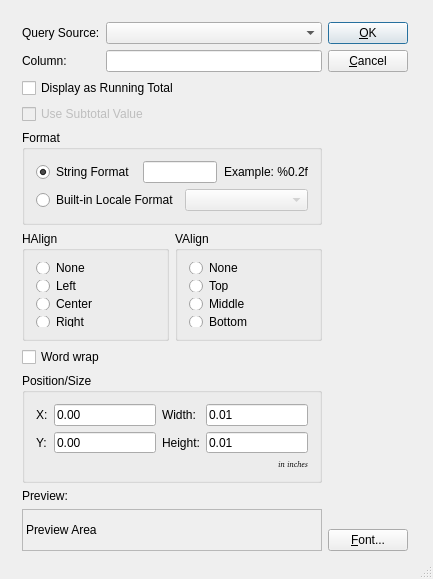
<ui version="4.0" >
 <comment> * OpenRPT report writer and rendering engine
 * Copyright (C) 2001-2010 by OpenMFG, LLC
 *
 * This library is free software; you can redistribute it and/or
 * modify it under the terms of the GNU Lesser General Public
 * License as published by the Free Software Foundation; either
 * version 2.1 of the License, or (at your option) any later version.
 *
 * This library is distributed in the hope that it will be useful,
 * but WITHOUT ANY WARRANTY; without even the implied warranty of
 * MERCHANTABILITY or FITNESS FOR A PARTICULAR PURPOSE. See the GNU
 * Lesser General Public License for more details.
 *
 * You should have received a copy of the GNU Lesser General Public
 * License along with this library; if not, write to the Free Software
 * Foundation, Inc., 59 Temple Place, Suite 330, Boston, MA 02111-1307 USA
 * Please contact info@openmfg.com with any questions on this license.</comment>
 <class>FieldEditor</class>
 <widget class="QDialog" name="FieldEditor" >
  <property name="geometry" >
   <rect>
    <x>0</x>
    <y>0</y>
    <width>433</width>
    <height>579</height>
   </rect>
  </property>
  <property name="sizePolicy" >
   <sizepolicy vsizetype="Minimum" hsizetype="Minimum" >
    <horstretch>0</horstretch>
    <verstretch>0</verstretch>
   </sizepolicy>
  </property>
  <property name="windowTitle" >
   <string>Properties (Field)</string>
  </property>
  <property name="sizeGripEnabled" >
   <bool>true</bool>
  </property>
  <widget class="QWidget" name="" >
   <property name="geometry" >
    <rect>
     <x>11</x>
     <y>11</y>
     <width>408</width>
     <height>551</height>
    </rect>
   </property>
   <layout class="QHBoxLayout" >
    <item>
     <layout class="QVBoxLayout" >
      <property name="spacing" >
       <number>6</number>
      </property>
      <property name="leftMargin" >
       <number>0</number>
      </property>
      <property name="topMargin" >
       <number>0</number>
      </property>
      <property name="rightMargin" >
       <number>0</number>
      </property>
      <property name="bottomMargin" >
       <number>0</number>
      </property>
      <item>
       <layout class="QGridLayout" >
        <property name="leftMargin" >
         <number>0</number>
        </property>
        <property name="topMargin" >
         <number>0</number>
        </property>
        <property name="rightMargin" >
         <number>0</number>
        </property>
        <property name="bottomMargin" >
         <number>0</number>
        </property>
        <property name="horizontalSpacing" >
         <number>6</number>
        </property>
        <property name="verticalSpacing" >
         <number>6</number>
        </property>
        <item row="1" column="1" >
         <widget class="QLineEdit" name="tbColumn" />
        </item>
        <item row="0" column="0" >
         <widget class="QLabel" name="TextLabel1_3" >
          <property name="text" >
           <string>Query Source:</string>
          </property>
         </widget>
        </item>
        <item row="1" column="0" >
         <widget class="QLabel" name="TextLabel1" >
          <property name="sizePolicy" >
           <sizepolicy vsizetype="Minimum" hsizetype="Preferred" >
            <horstretch>0</horstretch>
            <verstretch>0</verstretch>
           </sizepolicy>
          </property>
          <property name="text" >
           <string>Column:</string>
          </property>
         </widget>
        </item>
        <item row="0" column="1" >
         <widget class="QueryComboBox" name="cbQuery" />
        </item>
       </layout>
      </item>
      <item>
       <widget class="QCheckBox" name="_cbRTotal" >
        <property name="text" >
         <string>Display as Running Total</string>
        </property>
       </widget>
      </item>
      <item>
       <widget class="QCheckBox" name="_cbSubTotal" >
        <property name="enabled" >
         <bool>false</bool>
        </property>
        <property name="text" >
         <string>Use Subtotal Value</string>
        </property>
       </widget>
      </item>
      <item>
       <widget class="QGroupBox" name="_gbFormat" >
        <property name="title" >
         <string>Format</string>
        </property>
        <layout class="QVBoxLayout" >
         <property name="spacing" >
          <number>6</number>
         </property>
         <property name="leftMargin" >
          <number>11</number>
         </property>
         <property name="topMargin" >
          <number>11</number>
         </property>
         <property name="rightMargin" >
          <number>11</number>
         </property>
         <property name="bottomMargin" >
          <number>11</number>
         </property>
         <item>
          <layout class="QHBoxLayout" >
           <property name="spacing" >
            <number>6</number>
           </property>
           <property name="leftMargin" >
            <number>0</number>
           </property>
           <property name="topMargin" >
            <number>0</number>
           </property>
           <property name="rightMargin" >
            <number>0</number>
           </property>
           <property name="bottomMargin" >
            <number>0</number>
           </property>
           <item>
            <widget class="QRadioButton" name="_rbStringFormat" >
             <property name="text" >
              <string>String Format </string>
             </property>
             <property name="checked" >
              <bool>true</bool>
             </property>
            </widget>
           </item>
           <item>
            <widget class="QLineEdit" name="_leRTotalFormat" />
           </item>
           <item>
            <widget class="QLabel" name="_lblRTotalExample" >
             <property name="sizePolicy" >
              <sizepolicy vsizetype="Preferred" hsizetype="Minimum" >
               <horstretch>0</horstretch>
               <verstretch>0</verstretch>
              </sizepolicy>
             </property>
             <property name="text" >
              <string>Example: %0.2f</string>
             </property>
             <property name="alignment" >
              <set>Qt::AlignRight|Qt::AlignTrailing|Qt::AlignVCenter</set>
             </property>
            </widget>
           </item>
          </layout>
         </item>
         <item>
          <layout class="QHBoxLayout" >
           <property name="spacing" >
            <number>6</number>
           </property>
           <property name="leftMargin" >
            <number>0</number>
           </property>
           <property name="topMargin" >
            <number>0</number>
           </property>
           <property name="rightMargin" >
            <number>0</number>
           </property>
           <property name="bottomMargin" >
            <number>0</number>
           </property>
           <item>
            <widget class="QRadioButton" name="_rbBuiltinFormat" >
             <property name="text" >
              <string>Built-in Locale Format</string>
             </property>
            </widget>
           </item>
           <item>
            <widget class="QComboBox" name="_cbBuiltinFormat" >
             <property name="enabled" >
              <bool>false</bool>
             </property>
             <property name="sizePolicy" >
              <sizepolicy vsizetype="Fixed" hsizetype="MinimumExpanding" >
               <horstretch>0</horstretch>
               <verstretch>0</verstretch>
              </sizepolicy>
             </property>
            </widget>
           </item>
          </layout>
         </item>
        </layout>
       </widget>
      </item>
      <item>
       <layout class="QHBoxLayout" >
        <property name="spacing" >
         <number>6</number>
        </property>
        <property name="leftMargin" >
         <number>0</number>
        </property>
        <property name="topMargin" >
         <number>0</number>
        </property>
        <property name="rightMargin" >
         <number>0</number>
        </property>
        <property name="bottomMargin" >
         <number>0</number>
        </property>
        <item>
         <widget class="QGroupBox" name="bgHAlign" >
          <property name="sizePolicy" >
           <sizepolicy vsizetype="Minimum" hsizetype="Preferred" >
            <horstretch>0</horstretch>
            <verstretch>0</verstretch>
           </sizepolicy>
          </property>
          <property name="title" >
           <string>HAlign</string>
          </property>
          <layout class="QVBoxLayout" >
           <item>
            <widget class="QRadioButton" name="rbHAlignNone" >
             <property name="text" >
              <string>None</string>
             </property>
            </widget>
           </item>
           <item>
            <widget class="QRadioButton" name="rbHAlignLeft" >
             <property name="text" >
              <string>Left</string>
             </property>
            </widget>
           </item>
           <item>
            <widget class="QRadioButton" name="rbHAlignCenter" >
             <property name="text" >
              <string>Center</string>
             </property>
            </widget>
           </item>
           <item>
            <widget class="QRadioButton" name="rbHAlignRight" >
             <property name="text" >
              <string>Right</string>
             </property>
            </widget>
           </item>
          </layout>
         </widget>
        </item>
        <item>
         <widget class="QGroupBox" name="bgVAlign" >
          <property name="sizePolicy" >
           <sizepolicy vsizetype="Minimum" hsizetype="Preferred" >
            <horstretch>0</horstretch>
            <verstretch>0</verstretch>
           </sizepolicy>
          </property>
          <property name="title" >
           <string>VAlign</string>
          </property>
          <layout class="QVBoxLayout" >
           <property name="spacing" >
            <number>6</number>
           </property>
           <property name="leftMargin" >
            <number>11</number>
           </property>
           <property name="topMargin" >
            <number>11</number>
           </property>
           <property name="rightMargin" >
            <number>11</number>
           </property>
           <property name="bottomMargin" >
            <number>11</number>
           </property>
           <item>
            <widget class="QRadioButton" name="rbVAlignNone" >
             <property name="text" >
              <string>None</string>
             </property>
            </widget>
           </item>
           <item>
            <widget class="QRadioButton" name="rbVAlignTop" >
             <property name="text" >
              <string>Top</string>
             </property>
            </widget>
           </item>
           <item>
            <widget class="QRadioButton" name="rbVAlignMiddle" >
             <property name="text" >
              <string>Middle</string>
             </property>
            </widget>
           </item>
           <item>
            <widget class="QRadioButton" name="rbVAlignBottom" >
             <property name="text" >
              <string>Bottom</string>
             </property>
            </widget>
           </item>
          </layout>
         </widget>
        </item>
       </layout>
      </item>
      <item>
       <widget class="QCheckBox" name="_cbWordWrap" >
        <property name="text" >
         <string>Word wrap</string>
        </property>
       </widget>
      </item>
      <item>
       <widget class="QGroupBox" name="GroupBox1" >
        <property name="title" >
         <string>Position/Size</string>
        </property>
        <layout class="QGridLayout" >
         <property name="leftMargin" >
          <number>11</number>
         </property>
         <property name="topMargin" >
          <number>11</number>
         </property>
         <property name="rightMargin" >
          <number>11</number>
         </property>
         <property name="bottomMargin" >
          <number>11</number>
         </property>
         <property name="horizontalSpacing" >
          <number>6</number>
         </property>
         <property name="verticalSpacing" >
          <number>6</number>
         </property>
         <item row="1" column="3" >
          <widget class="QLineEdit" name="leHeight" >
           <property name="text" >
            <string>0.01</string>
           </property>
          </widget>
         </item>
         <item row="0" column="3" >
          <widget class="QLineEdit" name="leWidth" >
           <property name="text" >
            <string>0.01</string>
           </property>
          </widget>
         </item>
         <item row="1" column="0" >
          <widget class="QLabel" name="TextLabel2" >
           <property name="text" >
            <string>Y:</string>
           </property>
          </widget>
         </item>
         <item row="1" column="2" >
          <widget class="QLabel" name="TextLabel4" >
           <property name="text" >
            <string>Height:</string>
           </property>
          </widget>
         </item>
         <item row="0" column="0" >
          <widget class="QLabel" name="TextLabel1_3_2" >
           <property name="text" >
            <string>X:</string>
           </property>
          </widget>
         </item>
         <item row="0" column="2" >
          <widget class="QLabel" name="TextLabel3" >
           <property name="text" >
            <string>Width:</string>
           </property>
          </widget>
         </item>
         <item row="2" column="3" >
          <widget class="QLabel" name="TextLabel5" >
           <property name="font" >
            <font>
             <family>Helvetica [Cronyx]</family>
             <pointsize>6</pointsize>
             <weight>50</weight>
             <italic>true</italic>
             <bold>false</bold>
             <underline>false</underline>
             <strikeout>false</strikeout>
            </font>
           </property>
           <property name="text" >
            <string>in inches</string>
           </property>
           <property name="textFormat" >
            <enum>Qt::AutoText</enum>
           </property>
           <property name="alignment" >
            <set>Qt::AlignRight|Qt::AlignTrailing|Qt::AlignVCenter</set>
           </property>
          </widget>
         </item>
         <item row="1" column="1" >
          <widget class="QLineEdit" name="leYPos" >
           <property name="text" >
            <string>0.00</string>
           </property>
          </widget>
         </item>
         <item row="0" column="1" >
          <widget class="QLineEdit" name="leXPos" >
           <property name="text" >
            <string>0.00</string>
           </property>
          </widget>
         </item>
        </layout>
       </widget>
      </item>
      <item>
       <widget class="QLabel" name="TextLabel1_2" >
        <property name="sizePolicy" >
         <sizepolicy vsizetype="Minimum" hsizetype="Preferred" >
          <horstretch>0</horstretch>
          <verstretch>0</verstretch>
         </sizepolicy>
        </property>
        <property name="text" >
         <string>Preview:</string>
        </property>
       </widget>
      </item>
      <item>
       <widget class="QLabel" name="labelPreview" >
        <property name="sizePolicy" >
         <sizepolicy vsizetype="Expanding" hsizetype="Preferred" >
          <horstretch>0</horstretch>
          <verstretch>0</verstretch>
         </sizepolicy>
        </property>
        <property name="minimumSize" >
         <size>
          <width>0</width>
          <height>42</height>
         </size>
        </property>
        <property name="frameShape" >
         <enum>QFrame::StyledPanel</enum>
        </property>
        <property name="frameShadow" >
         <enum>QFrame::Sunken</enum>
        </property>
        <property name="text" >
         <string>Preview Area</string>
        </property>
        <property name="alignment" >
         <set>Qt::AlignVCenter</set>
        </property>
       </widget>
      </item>
     </layout>
    </item>
    <item>
     <layout class="QVBoxLayout" >
      <property name="spacing" >
       <number>6</number>
      </property>
      <property name="leftMargin" >
       <number>0</number>
      </property>
      <property name="topMargin" >
       <number>0</number>
      </property>
      <property name="rightMargin" >
       <number>0</number>
      </property>
      <property name="bottomMargin" >
       <number>0</number>
      </property>
      <item>
       <widget class="QPushButton" name="buttonOk" >
        <property name="text" >
         <string>&amp;OK</string>
        </property>
        <property name="shortcut" >
         <string>Alt+O</string>
        </property>
        <property name="autoDefault" >
         <bool>true</bool>
        </property>
        <property name="default" >
         <bool>true</bool>
        </property>
       </widget>
      </item>
      <item>
       <widget class="QPushButton" name="buttonCancel" >
        <property name="text" >
         <string>&amp;Cancel</string>
        </property>
        <property name="shortcut" >
         <string>Alt+C</string>
        </property>
        <property name="autoDefault" >
         <bool>true</bool>
        </property>
       </widget>
      </item>
      <item>
       <spacer>
        <property name="orientation" >
         <enum>Qt::Vertical</enum>
        </property>
        <property name="sizeType" >
         <enum>QSizePolicy::Expanding</enum>
        </property>
        <property name="sizeHint" >
         <size>
          <width>20</width>
          <height>20</height>
         </size>
        </property>
       </spacer>
      </item>
      <item>
       <widget class="QPushButton" name="btnFont" >
        <property name="text" >
         <string>&amp;Font...</string>
        </property>
       </widget>
      </item>
     </layout>
    </item>
   </layout>
  </widget>
 </widget>
 <layoutdefault spacing="6" margin="11" />
 <customwidgets>
  <customwidget>
   <class>QueryComboBox</class>
   <extends>QComboBox</extends>
   <header>querycombobox.h</header>
  </customwidget>
 </customwidgets>
 <tabstops>
  <tabstop>cbQuery</tabstop>
  <tabstop>tbColumn</tabstop>
  <tabstop>_cbRTotal</tabstop>
  <tabstop>_rbStringFormat</tabstop>
  <tabstop>_leRTotalFormat</tabstop>
  <tabstop>_rbBuiltinFormat</tabstop>
  <tabstop>_cbBuiltinFormat</tabstop>
  <tabstop>rbHAlignNone</tabstop>
  <tabstop>rbHAlignLeft</tabstop>
  <tabstop>rbHAlignCenter</tabstop>
  <tabstop>rbHAlignRight</tabstop>
  <tabstop>rbVAlignNone</tabstop>
  <tabstop>rbVAlignTop</tabstop>
  <tabstop>rbVAlignMiddle</tabstop>
  <tabstop>rbVAlignBottom</tabstop>
  <tabstop>leXPos</tabstop>
  <tabstop>leWidth</tabstop>
  <tabstop>leYPos</tabstop>
  <tabstop>leHeight</tabstop>
  <tabstop>btnFont</tabstop>
  <tabstop>buttonOk</tabstop>
  <tabstop>buttonCancel</tabstop>
 </tabstops>
 <resources/>
 <connections>
  <connection>
   <sender>buttonOk</sender>
   <signal>clicked()</signal>
   <receiver>FieldEditor</receiver>
   <slot>accept()</slot>
   <hints>
    <hint type="sourcelabel" >
     <x>20</x>
     <y>20</y>
    </hint>
    <hint type="destinationlabel" >
     <x>20</x>
     <y>20</y>
    </hint>
   </hints>
  </connection>
  <connection>
   <sender>buttonCancel</sender>
   <signal>clicked()</signal>
   <receiver>FieldEditor</receiver>
   <slot>reject()</slot>
   <hints>
    <hint type="sourcelabel" >
     <x>20</x>
     <y>20</y>
    </hint>
    <hint type="destinationlabel" >
     <x>20</x>
     <y>20</y>
    </hint>
   </hints>
  </connection>
  <connection>
   <sender>_cbRTotal</sender>
   <signal>toggled(bool)</signal>
   <receiver>_gbFormat</receiver>
   <slot>setEnabled(bool)</slot>
   <hints>
    <hint type="sourcelabel" >
     <x>20</x>
     <y>20</y>
    </hint>
    <hint type="destinationlabel" >
     <x>20</x>
     <y>20</y>
    </hint>
   </hints>
  </connection>
  <connection>
   <sender>_rbStringFormat</sender>
   <signal>toggled(bool)</signal>
   <receiver>_leRTotalFormat</receiver>
   <slot>setEnabled(bool)</slot>
   <hints>
    <hint type="sourcelabel" >
     <x>20</x>
     <y>20</y>
    </hint>
    <hint type="destinationlabel" >
     <x>20</x>
     <y>20</y>
    </hint>
   </hints>
  </connection>
  <connection>
   <sender>_rbStringFormat</sender>
   <signal>toggled(bool)</signal>
   <receiver>_lblRTotalExample</receiver>
   <slot>setEnabled(bool)</slot>
   <hints>
    <hint type="sourcelabel" >
     <x>20</x>
     <y>20</y>
    </hint>
    <hint type="destinationlabel" >
     <x>20</x>
     <y>20</y>
    </hint>
   </hints>
  </connection>
  <connection>
   <sender>_rbBuiltinFormat</sender>
   <signal>toggled(bool)</signal>
   <receiver>_cbBuiltinFormat</receiver>
   <slot>setEnabled(bool)</slot>
   <hints>
    <hint type="sourcelabel" >
     <x>20</x>
     <y>20</y>
    </hint>
    <hint type="destinationlabel" >
     <x>20</x>
     <y>20</y>
    </hint>
   </hints>
  </connection>
 </connections>
</ui>
